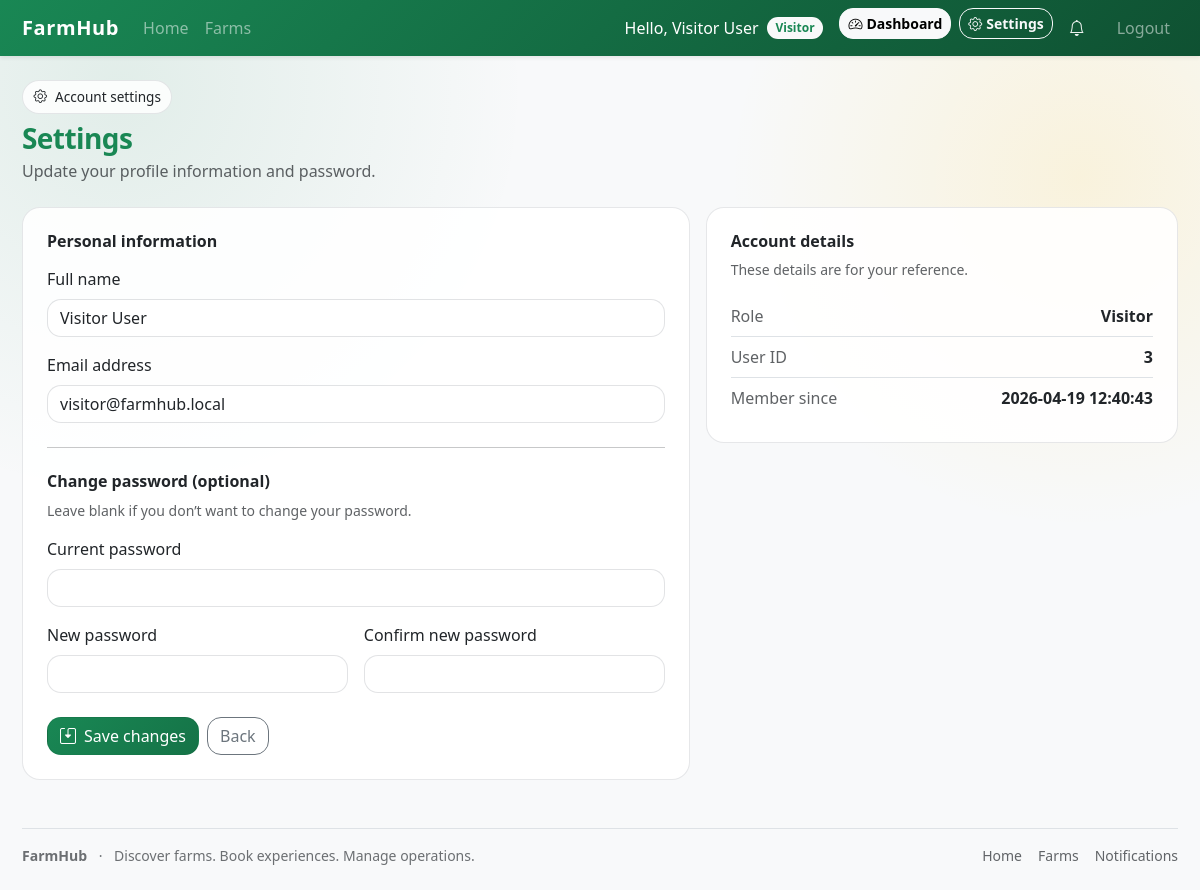
Screenshot of /public/settings (signed in) with the database file from the repository.
### tables this page shows
CREATE TABLE IF NOT EXISTS users (
  id INT UNSIGNED AUTO_INCREMENT PRIMARY KEY,
  name VARCHAR(100) NOT NULL,
  email VARCHAR(191) NOT NULL UNIQUE,
  password VARCHAR(255) NOT NULL,
  role_id INT UNSIGNED NOT NULL DEFAULT 1,
  is_active TINYINT(1) NOT NULL DEFAULT 1,
  created_at TIMESTAMP NOT NULL DEFAULT CURRENT_TIMESTAMP
);

CREATE TABLE IF NOT EXISTS roles (
  id INT UNSIGNED AUTO_INCREMENT PRIMARY KEY,
  name ENUM('visitor','owner','admin') NOT NULL UNIQUE
);

### app/controllers/SettingsController.php (called while the page is built, shortened)
<?php
class SettingsController extends BaseController
{
    public function index(): void
    {
        $user = $this->user();
        $userModel = new User();
        $fresh = $userModel->findById((int)$user['id']);
        $this->view('settings/index', [
            'user' => $fresh ?? $user,
        ]);
    }
}

### core/Router.php (called while the page is built, shortened)
<?php
class Router
{
    private array $routes = [
        'GET' => [],
        'POST' => [],
    ];
    public function get(string $path, string $handler): void
    {
        $this->routes['GET'][$this->normalize($path)] = $handler;
    }
    public function post(string $path, string $handler): void
    {
        $this->routes['POST'][$this->normalize($path)] = $handler;
    }
    public function dispatch(string $uri, string $method): void
    {
        $rawPath = parse_url($uri, PHP_URL_PATH) ?? '/';
        $publicPos = strrpos($rawPath, '/public');
        if ($publicPos !== false) {
            $path = substr($rawPath, $publicPos + strlen('/public'));
        } else {
            $path = $rawPath;
        }
        $path = $this->normalize($path);
        $method = strtoupper($method);
        $handler = $this->routes[$method][$path] ?? null;
        [$controllerName, $action] = explode('@', $handler);
        $controller = new $controllerClass();
        $controller->$action();
    }
    private function normalize(string $path): string
    {
        $path = rtrim($path, '/');
        return $path === '' ? '/' : $path;
    }
}

### public/index.php (called while the page is built, shortened)
<?php
require_once dirname(__DIR__) . '/core/bootstrap.php';
$router = new Router();
$router->get('/', 'HomeController@index');
$router->get('/farms', 'FarmController@index');
$router->get('/farm/view', 'FarmController@show');
$router->post('/search/farms', 'FarmController@search');
$router->get('/login', 'AuthController@showLogin');
$router->post('/login', 'AuthController@login');
$router->get('/register', 'AuthController@showRegister');
$router->post('/register', 'AuthController@register');
$router->get('/logout', 'AuthController@logout');
$router->get('/booking/availability', 'BookingController@availability');
$router->post('/booking/create', 'BookingController@create');
$router->post('/booking/update-status', 'BookingController@updateStatus');
$router->post('/booking/cancel', 'BookingController@cancel');
$router->get('/dashboard/owner', 'OwnerDashboardController@index');
$router->get('/dashboard/owner/bookings', 'OwnerDashboardController@bookings');
$router->get('/dashboard/admin', 'AdminDashboardController@index');
$router->get('/dashboard/visitor', 'VisitorDashboardController@index');
$router->get('/visitor/bookings', 'VisitorDashboardController@bookings');
$router->get('/owner/farms', 'OwnerFarmController@index');
$router->get('/owner/farm/create', 'OwnerFarmController@create');
$router->post('/owner/farm/store', 'OwnerFarmController@store');
$router->get('/owner/farm/edit', 'OwnerFarmController@edit');
$router->post('/owner/farm/update', 'OwnerFarmController@update');
$router->post('/owner/farm/delete', 'OwnerFarmController@delete');
$router->get('/owner/farm/activities', 'OwnerActivityController@index');
$router->get('/owner/farm/activity/create', 'OwnerActivityController@create');
$router->post('/owner/farm/activity/store', 'OwnerActivityController@store');
$router->get('/owner/farm/activity/edit', 'OwnerActivityController@edit');
$router->post('/owner/farm/activity/update', 'OwnerActivityController@update');
$router->post('/owner/farm/activity/delete', 'OwnerActivityController@delete');
$router->get('/owner/farm/schedules', 'OwnerScheduleController@index');
$router->get('/owner/farm/schedule/create', 'OwnerScheduleController@create');
$router->post('/owner/farm/schedule/store', 'OwnerScheduleController@store');
$router->get('/owner/farm/schedule/edit', 'OwnerScheduleController@edit');
$router->post('/owner/farm/schedule/update', 'OwnerScheduleController@update');
$router->post('/owner/farm/schedule/delete', 'OwnerScheduleController@delete');
$router->get('/notifications', 'NotificationController@index');
$router->post('/notifications/mark-read', 'NotificationController@markRead');
$router->get('/notifications/unread-count', 'NotificationController@unreadCount');
$router->get('/settings', 'SettingsController@index');
$router->post('/settings', 'SettingsController@update');
$router->get('/admin/farms', 'AdminFarmController@index');
$router->post('/admin/farms/update-status', 'AdminFarmController@updateStatus');
$router->get('/admin/users', 'AdminUserController@index');
$router->post('/admin/users/update-role', 'AdminUserController@updateRole');
$router->post('/admin/users/toggle-status', 'AdminUserController@toggleStatus');
$router->get('/admin/reports', 'AdminReportController@index');
$router->post('/admin/reports/generate', 'AdminReportController@generate');
$router->get('/admin/activity', 'AdminActivityController@index');
$router->get('/admin/alerts', 'AdminAlertController@index');
$router->dispatch($_SERVER['REQUEST_URI'], $_SERVER['REQUEST_METHOD']);

### core/helpers.php (called while the page is built, shortened)
<?php
function base_url(string $path = ''): string
{
    $scheme = (!empty($_SERVER['HTTPS']) && $_SERVER['HTTPS'] !== 'off') ? 'https' : 'http';
    $host = $_SERVER['HTTP_HOST'] ?? 'localhost';
    $base = rtrim(str_replace('/public', '', dirname($_SERVER['SCRIPT_NAME'] ?? '')), '/');
    return $scheme . '://' . $host . $base . '/public' . ($path ? '/' . ltrim($path, '/') : '');
}
function e(string $value): string
{
    return htmlspecialchars($value, ENT_QUOTES, 'UTF-8');
}

### core/BaseModel.php (called while the page is built, shortened)
<?php
abstract class BaseModel
{
    public function __construct()
    {
        $this->db = Database::getInstance();
    }
}

### core/bootstrap.php (called while the page is built, shortened)
<?php
spl_autoload_register(function (string $class): void {
    $prefixes = [
        'Core\\' => dirname(__DIR__) . '/core/',
        'Controllers\\' => dirname(__DIR__) . '/app/controllers/',
        'Models\\' => dirname(__DIR__) . '/app/models/',
    ];
    foreach ($prefixes as $prefix => $baseDir) {
        $len = strlen($prefix);
        if (strncmp($class, $prefix, $len) !== 0) {
            continue;
        }
        $relativeClass = substr($class, $len);
        $file = $baseDir . str_replace('\\', '/', $relativeClass) . '.php';
        if (file_exists($file)) {
            return;
        }
    }
});
require_once dirname(__DIR__) . '/core/helpers.php';

### config/database.php (called while the page is built, shortened)
<?php
return [
    'host' => 'localhost',
    'dbname' => 'farmhub',
    'user' => 'root',
    'password' => '',
];

### core/Database.php (called while the page is built, shortened)
<?php
class Database
{
    private static ?PDO $instance = null;
    public static function getInstance(): PDO
    {
        if (self::$instance === null) {
            $config = require dirname(__DIR__) . '/config/database.php';
            $dsn = sprintf(
                'mysql:host=%s;dbname=%s;charset=utf8mb4',
                $config['host'],
                $config['dbname']
            );
            try {
                self::$instance = new PDO($dsn, $config['user'], $config['password'], [
                    PDO::ATTR_ERRMODE => PDO::ERRMODE_EXCEPTION,
                    PDO::ATTR_DEFAULT_FETCH_MODE => PDO::FETCH_ASSOC,
                    PDO::ATTR_EMULATE_PREPARES => false,
                ]);
            } catch (PDOException $e) {
                error_log('Database connection error: ' . $e->getMessage());
                http_response_code(500);
                echo 'Database connection error.';
                exit;
            }
        }
        return self::$instance;
    }
}

### app/models/User.php (called while the page is built, shortened)
<?php
class User extends BaseModel
{
    private function hasIsActiveColumn(): bool
    {
        $stmt = $this->db->prepare("SHOW COLUMNS FROM users LIKE 'is_active'");
        $stmt->execute();
        $row = $stmt->fetch(PDO::FETCH_ASSOC);
        $this->hasIsActiveColumn = (bool)$row;
        return $this->hasIsActiveColumn;
    }
    public function findById(int $id): ?array
    {
        $isActiveSelect = $this->hasIsActiveColumn()
            ? 'u.is_active'
            : '1 AS is_active';
        $stmt = $this->db->prepare(
            'SELECT u.*, ' . $isActiveSelect . ', r.name AS role
             FROM users u
             JOIN roles r ON u.role_id = r.id
             WHERE u.id = :id
             LIMIT 1'
        );
        $stmt->execute(['id' => $id]);
        $user = $stmt->fetch(PDO::FETCH_ASSOC);
        return $user ?: null;
    }
}

### app/views/settings/index.php (the view, shortened to what this page needs)
<div class="d-flex justify-content-between align-items-start flex-wrap gap-3 mb-4">
    <div>
        <div class="fh-chip d-inline-flex align-items-center gap-2 mb-2">
            <i class="bi bi-gear"></i>
            <span>Account settings</span>
        </div>
        <h1 class="h3 fw-bold text-success fh-section-title mb-1">Settings</h1>
        <p class="fh-muted mb-0">Update your profile information and password.</p>
    </div>
</div>
<div class="row g-3">
    <div class="col-lg-7">
        <div class="fh-card-soft p-4">
            <h2 class="h6 fw-bold mb-3">Personal information</h2>
            <form method="post" action="<?= e(base_url('settings')) ?>">
                <div class="mb-3">
                    <label class="form-label">Full name</label>
                    <input type="text" name="name" class="form-control" required value="<?= e((string)($user['name'] ?? '')) ?>">
                </div>
                <div class="mb-3">
                    <label class="form-label">Email address</label>
                    <input type="email" name="email" class="form-control" required value="<?= e((string)($user['email'] ?? '')) ?>">
                </div>
                <hr class="my-4">
                <h2 class="h6 fw-bold mb-2">Change password (optional)</h2>
                <p class="fh-muted small mb-3">Leave blank if you don’t want to change your password.</p>
                <div class="mb-3">
                    <label class="form-label">Current password</label>
                    <input type="password" name="current_password" class="form-control" autocomplete="current-password">
                </div>
                <div class="row g-3">
                    <div class="col-md-6">
                        <label class="form-label">New password</label>
                        <input type="password" name="new_password" class="form-control" minlength="6" autocomplete="new-password">
                    </div>
                    <div class="col-md-6">
                        <label class="form-label">Confirm new password</label>
                        <input type="password" name="confirm_password" class="form-control" minlength="6" autocomplete="new-password">
                    </div>
                </div>
                <div class="d-flex gap-2 mt-4">
                    <button type="submit" class="btn btn-success">
                        <i class="bi bi-save2 me-2"></i>Save changes
                    </button>
                    <a class="btn btn-outline-secondary" href="<?= e(base_url()) ?>">Back</a>
                </div>
            </form>
        </div>
    </div>
    <div class="col-lg-5">
        <div class="fh-card-soft p-4">
            <h2 class="h6 fw-bold mb-2">Account details</h2>
            <div class="fh-muted small mb-3">These details are for your reference.</div>
            <div class="d-flex justify-content-between border-bottom py-2">
                <div class="fh-muted">Role</div>
                <div class="fw-semibold"><?= e(ucfirst((string)($user['role'] ?? ($_SESSION['user']['role'] ?? 'visitor')))) ?></div>
            </div>
            <div class="d-flex justify-content-between border-bottom py-2">
                <div class="fh-muted">User ID</div>
                <div class="fw-semibold"><?= e((string)($user['id'] ?? ($_SESSION['user']['id'] ?? ''))) ?></div>
            </div>
            <div class="d-flex justify-content-between py-2">
                <div class="fh-muted">Member since</div>
                <div class="fw-semibold"><?= e((string)($user['created_at'] ?? '')) ?></div>
            </div>
        </div>
    </div>
</div>

### public/assets/css/style.css (style rules this page uses)
:root { --fh-radius: 18px; --fh-radius-sm: 14px; --fh-shadow: 0 10px 30px rgba(16, 24, 40, 0.10); --fh-shadow-sm: 0 6px 18px rgba(16, 24, 40, 0.10); --fh-border: rgba(16, 24, 40, 0.10); }
html, body { height: 100%; }
body { font-family: system-ui, -apple-system, BlinkMacSystemFont, "Segoe UI", sans-serif; background: radial-gradient(900px circle at 10% 10%, rgba(25, 135, 84, 0.10), transparent 45%), radial-gradient(700px circle at 90% 20%, rgba(255, 193, 7, 0.12), transparent 50%), #f7f8fa; }
.fh-card-soft { border: 1px solid var(--fh-border) !important; border-radius: var(--fh-radius) !important; background: rgba(255, 255, 255, 0.88); }
.fh-section-title { letter-spacing: -0.02em; }
.fh-muted { color: rgba(33, 37, 41, 0.72) !important; }
.fh-chip { border: 1px solid var(--fh-border); background: rgba(255, 255, 255, 0.85); border-radius: 999px; padding: 0.35rem 0.65rem; font-size: 0.85rem; }
.btn { border-radius: 14px; }
.btn-success { background: linear-gradient(135deg, #198754 0%, #157347 100%); border-color: rgba(0,0,0,0.05); }
.form-control, .form-select { border-radius: 14px; border-color: rgba(16, 24, 40, 0.12); }

### rows the page displays
users: name "Visitor User", email "visitor@farmhub.local", role.name "Visitor", id "3", created_at "2026-04-19 12:40:43"

### other values shown
$_SESSION['user']['name'] "Visitor User"
$role "Visitor"
